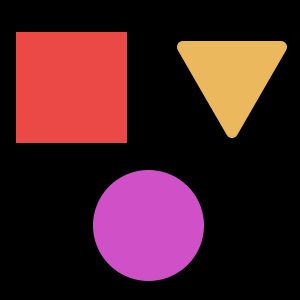
#> input picture pyimagesearch/shapes_example.png, 300 x 300 px
$ python measuring_distance.py
#> lines starting #> are read from the running program, lines starting #| are printed output that depends on the picture; after the words box and inside, x2 and y2 are one past the last pixel; in counts of white or black regions, pixels touching at a corner belong together
import cv2
import numpy as np
import imutils


def detect_object(img):
#> called with img = 'shapes_example.png'
    image = cv2.imread(img)
#> image is the input picture: shape (300, 300, 3); mean B, G, R 37.3, 31, 70.4
    gray = cv2.cvtColor(image, cv2.COLOR_BGR2GRAY)
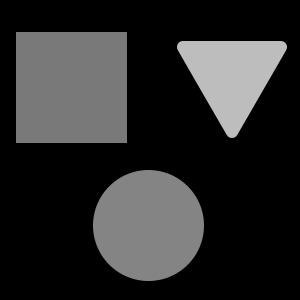
#> gray: shape (300, 300); min 0, max 189, mean 43.5
    thresh = cv2.threshold(gray, 100, 255, cv2.THRESH_BINARY)[1]
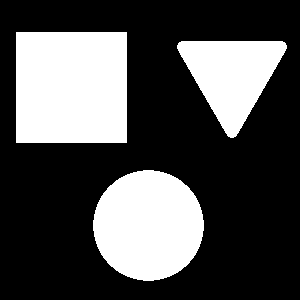
#> thresh: shape (300, 300); 31.1% white; 3 white regions

    cnts = cv2.findContours(thresh.copy(), cv2.RETR_EXTERNAL,
                            cv2.CHAIN_APPROX_SIMPLE)
#> cnts = 3 contours; box (x1, y1, x2, y2) and area: (16, 32, 127, 143) 12100, (93, 170, 204, 281) 9450, (177, 41, 287, 138) 5897
    cnts = imutils.grab_contours(cnts)
    c1 = max(cnts, key = cv2.contourArea)
#> c1 = [[16, 32], [16, 142], [126, 142], [126, 32]]
    (x, y, w, h) = cv2.boundingRect(c1)
#> x = 16; y = 32; w = 111; h = 111
    cv2.rectangle(image, (x, y), (x + w, y + h), (0, 255, 0), 2)
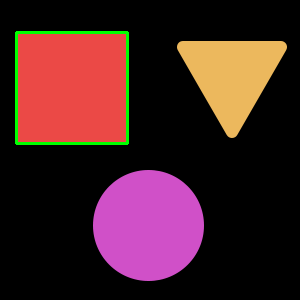
#> image: shape (300, 300, 3); 1.48% of pixels changed, all inside (x1, y1, x2, y2) = (15, 31, 129, 145)
    cv2.imshow('Image', image)
    cv2.waitKey(0)
'''
    for c in cnts:
        (x, y, w, h) = cv2.boundingRect(c)
        cv2.rectangle(image, (x, y), (x + w, y + h), (0, 255, 0), 2)
        print(x+w)
'''


img = "shapes_example.png"
#cv2.imshow('IMage,', image)
#cv2.waitKey(0)
detect_object(img)
